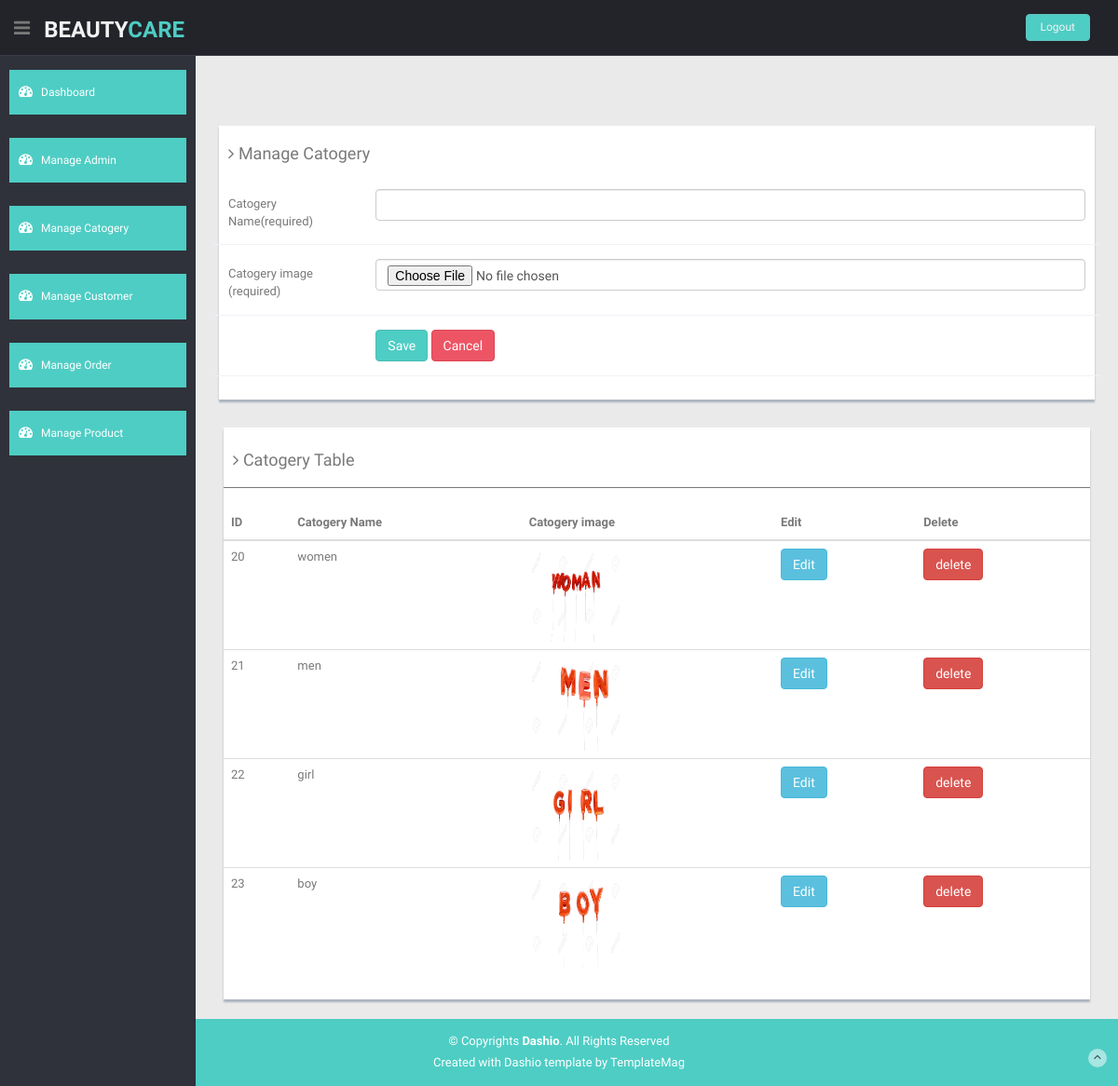
Screenshot of /care/admin/manage_catogery.php (signed in) with the database file from the repository.
### tables this page shows
CREATE TABLE `category` (
  `cat_id` int(255) NOT NULL,
  `cat_name` varchar(255) NOT NULL,
  `cat_img` varchar(255) NOT NULL
);

### care/admin/manage_catogery.php (the view, shortened to what this page needs)
<?php include("include/header.php");
include("include/connection.php");
?>
            <div class="showback">
            </div>
<section id="main-content">
      <section class="wrapper">
        <div class="row">
          <div class="col-lg-12 main-chart">
            <div class="form-panel">
              <div class=" form">
                <form class="cmxform form-horizontal style-form" id="commentForm" method="post" action="" enctype="multipart/form-data">
                 <h4><i class="fa fa-angle-right"></i> Manage Catogery </h4>
                 <br>
                  <div class="form-group ">
                    <label for="cname" class="control-label col-lg-2"> Catogery Name(required)</label>
                    <div class="col-lg-10">
                      <input class=" form-control" id="cname" name="name" minlength="2" type="text" required />
                    </div>
                  </div>
                  <div class="form-group ">
                    <label for="cemail" class="control-label col-lg-2">Catogery image (required)</label>
                    <div class="col-lg-10">
                      <input class="form-control " id="cimg" type="file" name="cimage" required />
                    </div>
                  </div>
                  <div class="form-group">
                    <div class="col-lg-offset-2 col-lg-10">
                      <button class="btn btn-theme" type="submit" name="submit">Save</button>
                      <button class="btn btn-theme04" type="button">Cancel</button>
                    </div>
                  </div>
                </form>
              </div>
            </div>
          <div class="col-lg-12 main-chart">
            <div class="content-panel">
              <h4><i class="fa fa-angle-right"></i> Catogery Table</h4>
              <hr>
              <table class="table">
                <thead>
                  <tr>
                    <th>ID</th>
                    <th>Catogery Name</th>
                    <th>Catogery image</th>
                    <th>Edit</th>
                    <th>Delete</th>
                  </tr>
                </thead>
                <tbody>
                   <?php
                            $query = "select * from category";
                            $result = mysqli_query($conn,$query);
                            while($category=mysqli_fetch_assoc($result)){
                              ?>
                              <tr>
                                <td><?php echo $category['cat_id'] ?></td>
                                <td><?php echo $category['cat_name'] ?></td>
                                 <td><img src="upload/category/<?php echo$category['cat_img'] ?>" width="100" height="100" ></td>
                             <td> <?php echo "<button class='edit btn btn-info editbtn'
                                  data-id='{$category['cat_id']}'
                                  data-name='{$category['cat_name']}'
                                 data-image='upload/Catogery/{$category['cat_img']}' >Edit</button>"?> </td>
                               <td> <?php echo "<a href='edit_catogery.php?delete={$category['cat_id']}' name='delete' class='btn btn-danger' >delete</a> " ?> </td>
                              </tr>
                            <?php  } ?>
                </tbody>
              </table>
            </div>
          </div>
         </div>
      </section>
  </section>
<?php include("include/footer.php"); ?>

### care/admin/css/style.css (style rules this page uses)
body { color: #797979; background: #eaeaea; font-family: 'Ruda', sans-serif; padding: 0px !important; margin: 0px !important; font-size:13px; }
a, a:hover, a:focus { text-decoration: none; outline: none; }
.btn-theme { color: #fff; background-color: #4ECDC4; border-color: #48bcb4; }
.btn-theme04 { color: #fff; background-color: #ed5565; border-color: #da4453; }
hr { margin-top: 20px; margin-bottom: 20px; border: 0; border-top: 1px solid #797979; }
#main-content { margin-left: 210px; }
.wrapper { display: inline-block; margin-top: 60px; padding-left: 15px; padding-right: 15px; padding-bottom: 15px; padding-top: 0px; width: 100%; }
.main-chart { padding-top: 20px; }
.content-panel { background: #ffffff; box-shadow: 0px 3px 2px #aab2bd; padding-top: 15px; padding-bottom: 5px; }
.content-panel h4 { margin-left: 10px; }
.showback { background: #ffffff; padding: 15px; margin-bottom: 15px; box-shadow: 0px 3px 2px #aab2bd; }
.form-panel { background: #ffffff; margin: 10px; padding: 10px; box-shadow: 0px 3px 2px #aab2bd; text-align: left; }
label { font-weight: 400; }
.form-horizontal.style-form .form-group { border-bottom: 1px solid #eff2f7; padding-bottom: 15px; margin-bottom: 15px; }
@media (min-width: 768px) { .form-horizontal .control-label { text-align: left; } }

### rows the page displays
category: cat_id "20", cat_name "women", cat_img (picture)
category: cat_id "21", cat_name "men", cat_img (picture)
category: cat_id "22", cat_name "girl", cat_img (picture)
category: cat_id "23", cat_name "boy", cat_img (picture)
